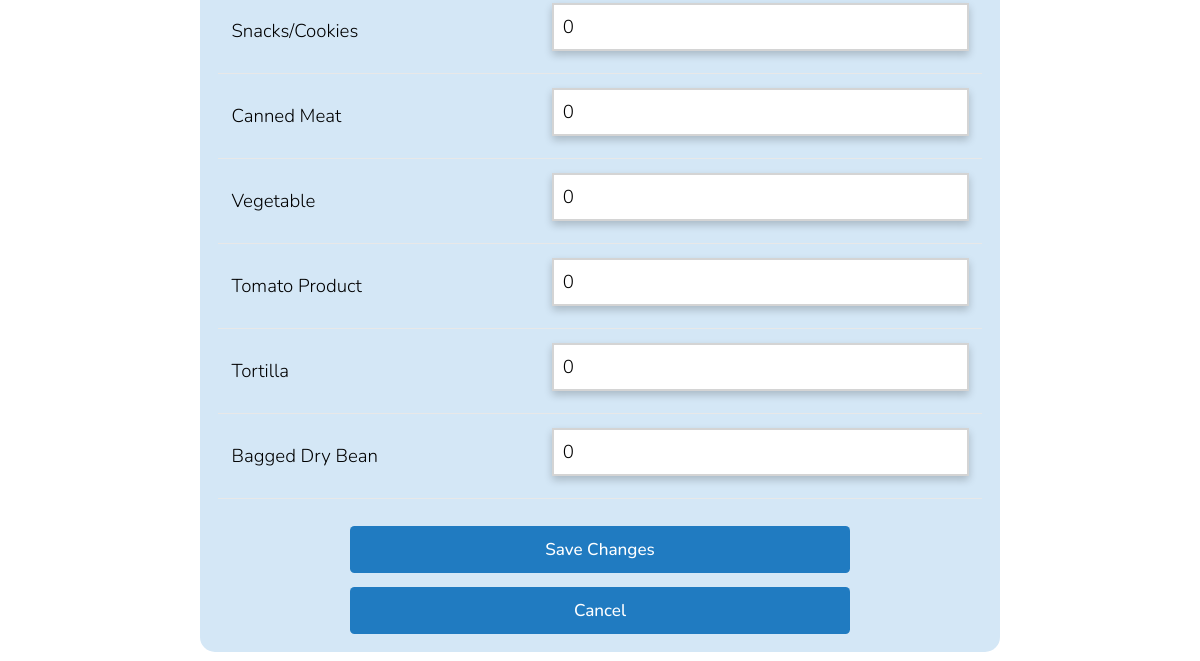
/editInventory.php (signed in, lower part), run on an earlier commit of the app's database.
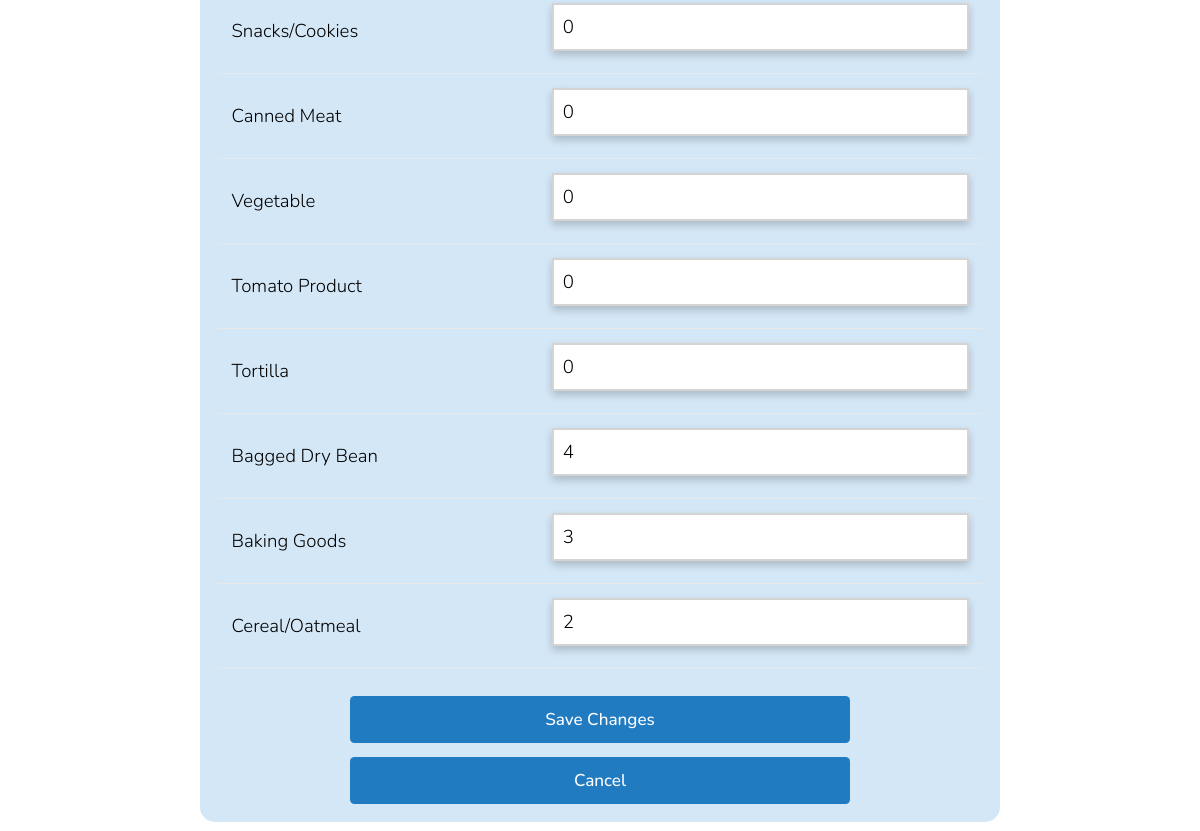
And on a later commit of the database.
### tables this page shows
CREATE TABLE `dbinventory` (
  `id` int(11) NOT NULL,
  `location` varchar(50) NOT NULL DEFAULT 'Main',
  `item_category_id` int(11) NOT NULL,
  `category_name` varchar(100) NOT NULL,
  `current_quantity` int(11) NOT NULL,
  `minimum_quantity` int(11) NOT NULL,
  `allocated_quantity` int(11) NOT NULL
);

### database/dbInventory.php (called while the page is built, shortened)
<?php
include_once(dirname(__FILE__).'/../domain/InventoryItem.php');
function getAllInventoryItems() {
    $con = connect();
    $query = "SELECT * FROM dbinventory ORDER BY id";
    $result = mysqli_query($con, $query);
    $inventoryItems = array();
    while ($row = mysqli_fetch_assoc($result)) {
        $inventoryItem = new InventoryItem($row['id'], $row['item_category_id'], $row['category_name'], $row['current_quantity'], $row['minimum_quantity'], $row['allocated_quantity']);
        $inventoryItems[] = $inventoryItem;
    }
    return $inventoryItems;
}

### domain/InventoryItem.php (called while the page is built, shortened)
<?php
class InventoryItem {
    private $id;
    private $category_name;
    private $current_quantity;
    function __construct($id, $item_category_id, $category_name, $current_quantity, $minimum_quantity, $allocated_quantity) {
        $this->id = $id;
        $this->category_name = $category_name;
        $this->current_quantity = $current_quantity;
    }
    function getId() {
        return $this->id;
    }
    function getCategoryName() {
        return $this->category_name;
    }
    function getCurrentQuantity() {
        return $this->current_quantity;
    }
}

### editInventory.php (the view, shortened to what this page needs)
<?php
    require_once('database/dbInventory.php');
    $items = getAllInventoryItems();
?>
<!DOCTYPE html>
<html>
<head>
    <?php require_once('universal.inc') ?>
</head>
<body>
    <?php require_once('header.php') ?>
    <main class="edit-container">
        <form method="POST">
            <table class="modify-table">
                <tbody>
                    <?php foreach($items as $item): ?>
                        <tr>
                            <td><?= htmlspecialchars($item->getCategoryName()) ?></td>
                            <td>
                                <input type="number"
                                       name="total_boxes_<?= $item->getId() ?>"
                                       value="<?= htmlspecialchars($item->getCurrentQuantity()) ?>"
                                       min="0"
                                       class="updateInv-qty">
                            </td>
                        </tr>
                    <?php endforeach; ?>
                </tbody>
            </table>
            <div class="modifyUsers-formBtns">
                <button type="submit" name="save_button" class="modify-save-btn">Save Changes</button>
                <button type="submit" name="cancel_button" class="modify-cancel-btn" formnovalidate>Cancel</button>
            </div>
        </form>
    </main>
</body>
</html>

What changed in the data, as far as the page shows it:
changed dbinventory "Bagged Dry Bean": current_quantity "0" → "4"
added dbinventory: category_name "Baking Goods", current_quantity "3"
added dbinventory: category_name "Cereal/Oatmeal", current_quantity "2"
